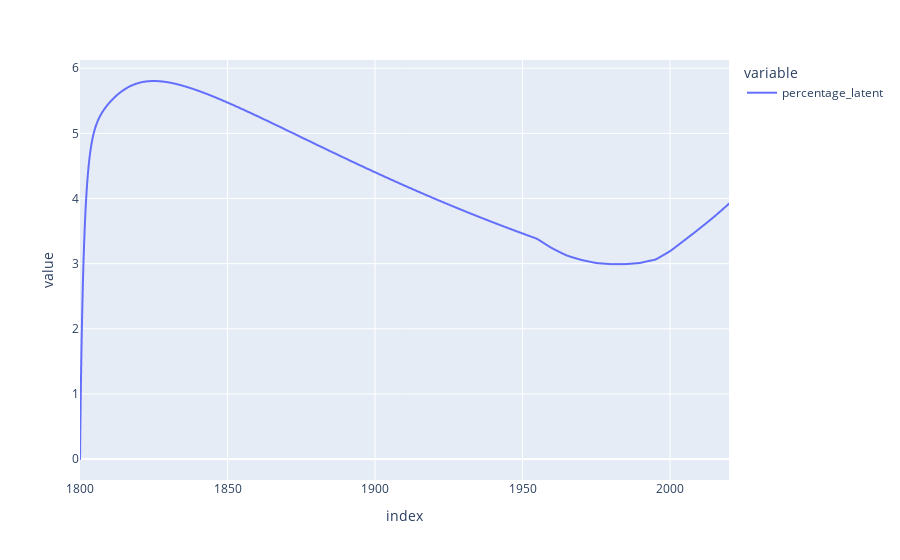

Write notebook code for a chart like this one.
### Code cell
derived_df_0.percentage_latent.plot()

### Figure 1 — Plotly figure (JSON) as saved in the notebook; plotly's stock layout.template omitted (floating-point values rounded to 4 significant figures; data arrays with more than 128 entries replaced by an {"elided": "..."} marker saying what was removed)
{"data": [{"hovertemplate": "variable=percentage_latent<br>index=%{x}<br>value=%{y}<extra></extra>", "legendgroup": "percentage_latent", "line": {"color": "#636efa", "dash": "solid"}, "marker": {"symbol": "circle"}, "mode": "lines", "name": "percentage_latent", "showlegend": true, "type": "scattergl", "x": {"elided": "2201 float values"}, "xaxis": "x", "y": {"elided": "2201 float values"}, "yaxis": "y"}], "layout": {"legend": {"title": {"text": "variable"}, "tracegroupgap": 0}, "margin": {"t": 60}, "xaxis": {"anchor": "y", "domain": [0, 1], "title": {"text": "index"}}, "yaxis": {"anchor": "x", "domain": [0, 1], "title": {"text": "value"}}}}
